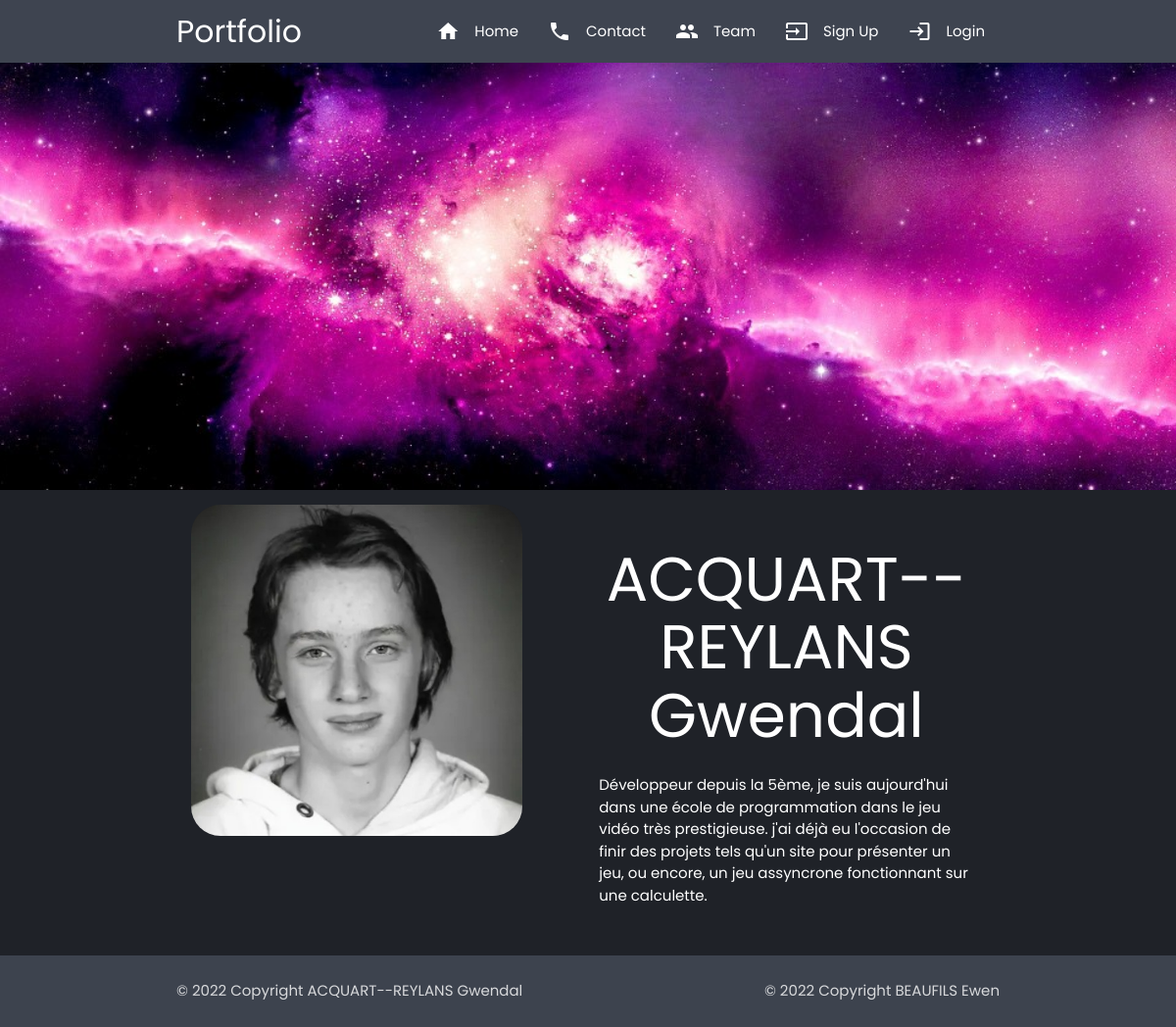
Page /identity-card.php?id=5 on the committed database.
### tables this page shows
CREATE TABLE `users` (
  `id` int(11) NOT NULL,
  `name` varchar(30) NOT NULL,
  `password` varchar(60) NOT NULL,
  `email` varchar(100) NOT NULL,
  `img` varchar(100) DEFAULT NULL,
  `admin` tinyint(1) NOT NULL DEFAULT '0',
  `as_portfolio` tinyint(1) NOT NULL DEFAULT '0',
  `description` varchar(1000) DEFAULT NULL
);

### identity-card.php (the view, shortened to what this page needs)
<?php
include 'include.php';
$sql = "SELECT id, name, img, description FROM users WHERE as_portfolio = 1 AND id=:id " ;
$dataBinded=array(
    ':id'   => $_GET['id']
);
$pre = $pdo->prepare($sql);
$pre->execute($dataBinded);
$card = $pre->fetchAll(PDO::FETCH_ASSOC);
$card = $card[0];
?>
    <div class="container">
        <div class="row padding-info">
            <img class="col s12 m5 border-radius responsive-img animateanimated animatebounceInLeft" src="<?= $card['img'] ?>" alt="Photo de <?= $card['name'] ?>">
            <div class="col s12 l6 offset-l1 m7">
                <h1 class="center animateanimated animaterubberBand"><?= $card['name'] ?></h1>
                <p class="animateanimated animatezoomInUp"><?= $card['description'] ?></p>
            </div>
        </div>
    </div>

### css/style.css (style rules this page uses)
.color.perso-1 { background-color: #1F2228; }
.border-radius { border-radius: 30px; overflow: hidden; }
img.border-radius { padding: 0px !important; }
img { display: block; }
html { scroll-behavior: smooth; }
body { color: white !important; font-family: Poppins !important; }
.row.padding-info { padding: 15px; }

### rows in the picture
users: img (picture), name "ACQUART--REYLANS Gwendal", description "Développeur depuis la 5ème, je suis aujourd'hui dans une école de programmation dans le jeu vidéo très prestigieuse. j'ai déjà eu l'occasion de finir des projets tels qu'un site pour présenter un jeu, ou encore, un jeu assyncrone fonctionnant sur une calculette."
